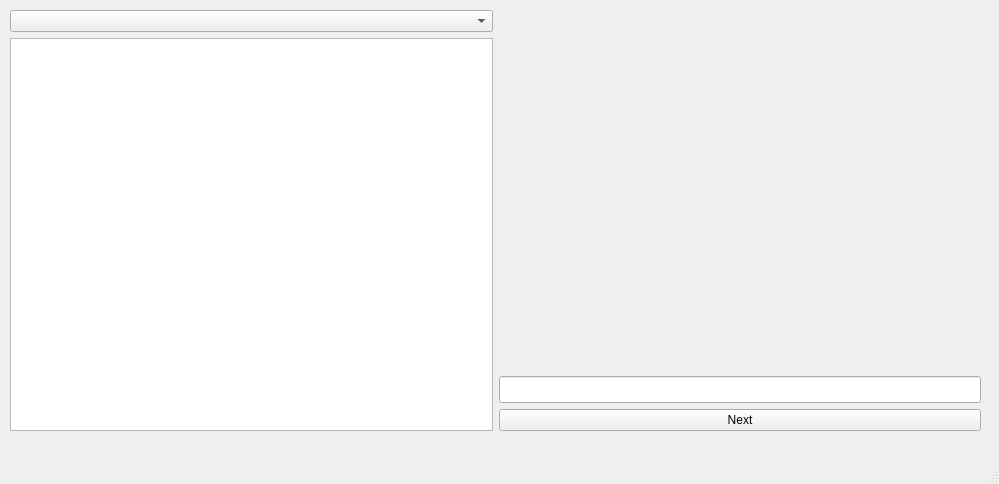
<?xml version="1.0" encoding="UTF-8"?>
<ui version="4.0">
 <class>MainWindow</class>
 <widget class="QMainWindow" name="MainWindow">
  <property name="enabled">
   <bool>true</bool>
  </property>
  <property name="geometry">
   <rect>
    <x>0</x>
    <y>0</y>
    <width>999</width>
    <height>484</height>
   </rect>
  </property>
  <property name="windowTitle">
   <string>MainWindow</string>
  </property>
  <widget class="QWidget" name="centralwidget">
   <widget class="QWidget" name="horizontalLayoutWidget">
    <property name="geometry">
     <rect>
      <x>10</x>
      <y>10</y>
      <width>971</width>
      <height>421</height>
     </rect>
    </property>
    <layout class="QHBoxLayout" name="horizontalLayout">
     <item>
      <layout class="QVBoxLayout" name="verticalLayout">
       <item>
        <widget class="QComboBox" name="DircomboBox"/>
       </item>
       <item>
        <widget class="QListWidget" name="FileListWidget"/>
       </item>
      </layout>
     </item>
     <item>
      <layout class="QVBoxLayout" name="verticalLayout_2">
       <item>
        <widget class="QLabel" name="ScoreLabel">
         <property name="font">
          <font>
           <pointsize>14</pointsize>
          </font>
         </property>
         <property name="text">
          <string/>
         </property>
         <property name="alignment">
          <set>Qt::AlignCenter</set>
         </property>
        </widget>
       </item>
       <item>
        <widget class="QLabel" name="CorrectLabel">
         <property name="font">
          <font>
           <pointsize>15</pointsize>
          </font>
         </property>
         <property name="text">
          <string/>
         </property>
         <property name="alignment">
          <set>Qt::AlignCenter</set>
         </property>
        </widget>
       </item>
       <item>
        <widget class="QLabel" name="CharacterLabel">
         <property name="font">
          <font>
           <pointsize>14</pointsize>
          </font>
         </property>
         <property name="autoFillBackground">
          <bool>false</bool>
         </property>
         <property name="text">
          <string/>
         </property>
         <property name="alignment">
          <set>Qt::AlignCenter</set>
         </property>
        </widget>
       </item>
       <item>
        <widget class="QLineEdit" name="VocabularyLineEdit">
         <property name="font">
          <font>
           <pointsize>12</pointsize>
          </font>
         </property>
         <property name="alignment">
          <set>Qt::AlignCenter</set>
         </property>
        </widget>
       </item>
       <item>
        <widget class="QPushButton" name="NextPushButton">
         <property name="text">
          <string>Next</string>
         </property>
        </widget>
       </item>
      </layout>
     </item>
    </layout>
   </widget>
  </widget>
  <widget class="QMenuBar" name="menubar">
   <property name="geometry">
    <rect>
     <x>0</x>
     <y>0</y>
     <width>999</width>
     <height>21</height>
    </rect>
   </property>
  </widget>
  <widget class="QStatusBar" name="statusbar"/>
 </widget>
 <resources/>
 <connections/>
</ui>
